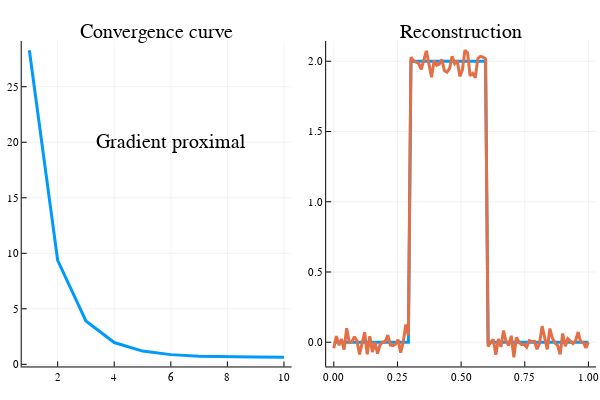

Write notebook code for a chart like this one.
### Markdown cell above
##### Results

### Code cell
#Initialisation
x = zeros(n,1);
lambda0 = 1e-2;
itermax_grad_prox = 10;
alpha0 = 1
beta = 0.5;

xbest, histo_grad_prox = grad_prox(x,y,H,W,lambda0,itermax_grad_prox,alpha0,beta);
plotly();
iter_grad_prox = 1:itermax_grad_prox;
x = [xt,xbest];

p3 = plot(iter_grad_prox,histo_grad_prox,title="Convergence curve",label=["f"],lw=3, ann=[(6,20,"Gradient proximal")])
p4 = plot(px,x,title="Reconstruction",label=["True solution" "Optimized solution"],lw=3)
plot(p3,p4,layout=(1,2),legend=false)

### Figure 1 — Plotly figure (JSON) as saved in the notebook; plotly's stock layout.template omitted (floating-point values rounded to 4 significant figures)
{"data": [{"colorbar": {"title": ""}, "legendgroup": ["f"], "line": {"color": "rgba(0, 154, 250, 1.000)", "dash": "solid", "shape": "linear", "width": 3}, "mode": "lines", "name": ["f"], "showlegend": true, "type": "scatter", "x": [1, 2, 3, 4, 5, 6, 7, 8, 9, 10], "xaxis": "x1", "y": [28.29, 9.366, 3.906, 1.961, 1.193, 0.8725, 0.7353, 0.6753, 0.6487, 0.6366], "yaxis": "y1", "zmax": null, "zmin": null}, {"colorbar": {"title": ""}, "legendgroup": "True solution", "line": {"color": "rgba(0, 154, 250, 1.000)", "dash": "solid", "shape": "linear", "width": 3}, "mode": "lines", "name": "True solution", "showlegend": true, "type": "scatter", "x": [0, 0.0101, 0.0202, 0.0303, 0.0404, 0.05051, 0.06061, 0.07071, 0.08081, 0.09091, 0.101, 0.1111, 0.1212, 0.1313, 0.1414, 0.1515, 0.1616, 0.1717, 0.1818, 0.1919, 0.202, 0.2121, 0.2222, 0.2323, 0.2424, 0.2525, 0.2626, 0.2727, 0.2828, 0.2929, 0.303, 0.3131, 0.3232, 0.3333, 0.3434, 0.3535, 0.3636, 0.3737, 0.3838, 0.3939, 0.404, 0.4141, 0.4242, 0.4343, 0.4444, 0.4545, 0.4646, 0.4747, 0.4848, 0.4949, 0.5051, 0.5152, 0.5253, 0.5354, 0.5455, 0.5556, 0.5657, 0.5758, 0.5859, 0.596, 0.6061, 0.6162, 0.6263, 0.6364, 0.6465, 0.6566, 0.6667, 0.6768, 0.6869, 0.697, 0.7071, 0.7172, 0.7273, 0.7374, 0.7475, 0.7576, 0.7677, 0.7778, 0.7879, 0.798, 0.8081, 0.8182, 0.8283, 0.8384, 0.8485, 0.8586, 0.8687, 0.8788, 0.8889, 0.899, 0.9091, 0.9192, 0.9293, 0.9394, 0.9495, 0.9596, 0.9697, 0.9798, 0.9899, 1], "xaxis": "x2", "y": [0, 0, 0, 0, 0, 0, 0, 0, 0, 0, 0, 0, 0, 0, 0, 0, 0, 0, 0, 0, 0, 0, 0, 0, 0, 0, 0, 0, 0, 0, 2, 2, 2, 2, 2, 2, 2, 2, 2, 2, 2, 2, 2, 2, 2, 2, 2, 2, 2, 2, 2, 2, 2, 2, 2, 2, 2, 2, 2, 2, 0, 0, 0, 0, 0, 0, 0, 0, 0, 0, 0, 0, 0, 0, 0, 0, 0, 0, 0, 0, 0, 0, 0, 0, 0, 0, 0, 0, 0, 0, 0, 0, 0, 0, 0, 0, 0, 0, 0, 0], "yaxis": "y2", "zmax": null, "zmin": null}, {"colorbar": {"title": ""}, "legendgroup": "Optimized solution", "line": {"color": "rgba(227, 111, 71, 1.000)", "dash": "solid", "shape": "linear", "width": 3}, "mode": "lines", "name": "Optimized solution", "showlegend": true, "type": "scatter", "x": [0, 0.0101, 0.0202, 0.0303, 0.0404, 0.05051, 0.06061, 0.07071, 0.08081, 0.09091, 0.101, 0.1111, 0.1212, 0.1313, 0.1414, 0.1515, 0.1616, 0.1717, 0.1818, 0.1919, 0.202, 0.2121, 0.2222, 0.2323, 0.2424, 0.2525, 0.2626, 0.2727, 0.2828, 0.2929, 0.303, 0.3131, 0.3232, 0.3333, 0.3434, 0.3535, 0.3636, 0.3737, 0.3838, 0.3939, 0.404, 0.4141, 0.4242, 0.4343, 0.4444, 0.4545, 0.4646, 0.4747, 0.4848, 0.4949, 0.5051, 0.5152, 0.5253, 0.5354, 0.5455, 0.5556, 0.5657, 0.5758, 0.5859, 0.596, 0.6061, 0.6162, 0.6263, 0.6364, 0.6465, 0.6566, 0.6667, 0.6768, 0.6869, 0.697, 0.7071, 0.7172, 0.7273, 0.7374, 0.7475, 0.7576, 0.7677, 0.7778, 0.7879, 0.798, 0.8081, 0.8182, 0.8283, 0.8384, 0.8485, 0.8586, 0.8687, 0.8788, 0.8889, 0.899, 0.9091, 0.9192, 0.9293, 0.9394, 0.9495, 0.9596, 0.9697, 0.9798, 0.9899, 1], "xaxis": "x2", "y": [-0.04323, 0.04341, -0.02095, 0.0218, -0.05219, 0.09955, 0.000447, 0.0008739, 0.03913, 0.01229, -0.08667, -4.878e-05, 0.07123, -0.08642, 0.04293, -0.06955, 0.001095, -0.08129, -0.01626, 0.0002487, 0.004271, 0.05029, -0.01928, -0.02375, -0.01365, 0.01856, -0.07479, 0.002649, 0.1257, 0.04951, 2.029, 2.002, 1.991, 1.985, 1.942, 2.009, 2.074, 1.979, 1.886, 2.005, 1.972, 1.981, 2.012, 1.934, 1.922, 1.947, 2.035, 1.984, 2.004, 1.893, 1.939, 2.078, 2.061, 1.897, 1.913, 1.883, 2.02, 2.035, 2.029, 2.018, -0.03088, 0.000198, 0.01909, -0.08876, 0.02275, -0.03314, 0.08291, 0.003024, -0.02315, 0.04583, -0.1069, 0.03441, -0.0003756, -0.0155, -0.01395, -0.03558, 0.01102, 0.00558, 0.005956, -0.04944, -0.008335, 0.1143, 0.03948, -0.05119, 0.09745, 0.02815, -0.005624, -0.022, -0.08656, 0.06228, -0.029, 0.02527, 0.007531, -0.009355, 0.01101, 0.07273, 0.00224, 0.0006316, -0.04015, 2.784e-05], "yaxis": "y2", "zmax": null, "zmin": null}], "layout": {"annotations": [{"font": {"color": "rgba(0, 0, 0, 1.000)", "family": "sans-serif", "size": 20}, "rotation": 0, "showarrow": false, "text": "Convergence curve", "x": 0.2611, "xanchor": "center", "xref": "paper", "y": 1, "yanchor": "top", "yref": "paper"}, {"font": {"color": "rgba(0, 0, 0, 1.000)", "family": "sans-serif", "size": 20}, "rotation": 0, "showarrow": false, "text": "Gradient proximal", "x": 6, "xanchor": "center", "xref": "x1", "y": 20, "yanchor": "middle", "yref": "y1"}, {"font": {"color": "rgba(0, 0, 0, 1.000)", "family": "sans-serif", "size": 20}, "rotation": 0, "showarrow": false, "text": "Reconstruction", "x": 0.7685, "xanchor": "center", "xref": "paper", "y": 1, "yanchor": "top", "yref": "paper"}], "height": 400, "margin": {"b": 20, "l": 0, "r": 0, "t": 20}, "paper_bgcolor": "rgba(255, 255, 255, 1.000)", "plot_bgcolor": "rgba(255, 255, 255, 1.000)", "showlegend": false, "width": 600, "xaxis1": {"anchor": "y1", "domain": [0.03619, 0.486], "gridcolor": "rgba(0, 0, 0, 0.100)", "gridwidth": 0.5, "linecolor": "rgba(0, 0, 0, 1.000)", "mirror": false, "range": [0.73, 10.27], "showgrid": true, "showline": true, "showticklabels": true, "tickangle": 0, "tickcolor": "rgb(0, 0, 0)", "tickfont": {"color": "rgba(0, 0, 0, 1.000)", "family": "sans-serif", "size": 11}, "tickmode": "array", "ticks": "inside", "ticktext": ["2", "4", "6", "8", "10"], "tickvals": [2, 4, 6, 8, 10], "title": "", "titlefont": {"color": "rgba(0, 0, 0, 1.000)", "family": "sans-serif", "size": 15}, "type": "-", "visible": true, "zeroline": false, "zerolinecolor": "rgba(0, 0, 0, 1.000)"}, "xaxis2": {"anchor": "y2", "domain": [0.5436, 0.9934], "gridcolor": "rgba(0, 0, 0, 0.100)", "gridwidth": 0.5, "linecolor": "rgba(0, 0, 0, 1.000)", "mirror": false, "range": [-0.03, 1.03], "showgrid": true, "showline": true, "showticklabels": true, "tickangle": 0, "tickcolor": "rgb(0, 0, 0)", "tickfont": {"color": "rgba(0, 0, 0, 1.000)", "family": "sans-serif", "size": 11}, "tickmode": "array", "ticks": "inside", "ticktext": ["0.00", "0.25", "0.50", "0.75", "1.00"], "tickvals": [0, 0.25, 0.5, 0.75, 1], "title": "", "titlefont": {"color": "rgba(0, 0, 0, 1.000)", "family": "sans-serif", "size": 15}, "type": "-", "visible": true, "zeroline": false, "zerolinecolor": "rgba(0, 0, 0, 1.000)"}, "yaxis1": {"anchor": "x1", "domain": [0.03762, 0.9415], "gridcolor": "rgba(0, 0, 0, 0.100)", "gridwidth": 0.5, "linecolor": "rgba(0, 0, 0, 1.000)", "mirror": false, "range": [-0.1928, 29.12], "showgrid": true, "showline": true, "showticklabels": true, "tickangle": 0, "tickcolor": "rgb(0, 0, 0)", "tickfont": {"color": "rgba(0, 0, 0, 1.000)", "family": "sans-serif", "size": 11}, "tickmode": "array", "ticks": "inside", "ticktext": ["0", "5", "10", "15", "20", "25"], "tickvals": [0, 5, 10, 15, 20, 25], "title": "", "titlefont": {"color": "rgba(0, 0, 0, 1.000)", "family": "sans-serif", "size": 15}, "type": "-", "visible": true, "zeroline": false, "zerolinecolor": "rgba(0, 0, 0, 1.000)"}, "yaxis2": {"anchor": "x2", "domain": [0.03762, 0.9415], "gridcolor": "rgba(0, 0, 0, 0.100)", "gridwidth": 0.5, "linecolor": "rgba(0, 0, 0, 1.000)", "mirror": false, "range": [-0.1724, 2.144], "showgrid": true, "showline": true, "showticklabels": true, "tickangle": 0, "tickcolor": "rgb(0, 0, 0)", "tickfont": {"color": "rgba(0, 0, 0, 1.000)", "family": "sans-serif", "size": 11}, "tickmode": "array", "ticks": "inside", "ticktext": ["0.0", "0.5", "1.0", "1.5", "2.0"], "tickvals": [0, 0.5, 1, 1.5, 2], "title": "", "titlefont": {"color": "rgba(0, 0, 0, 1.000)", "family": "sans-serif", "size": 15}, "type": "-", "visible": true, "zeroline": false, "zerolinecolor": "rgba(0, 0, 0, 1.000)"}}}
